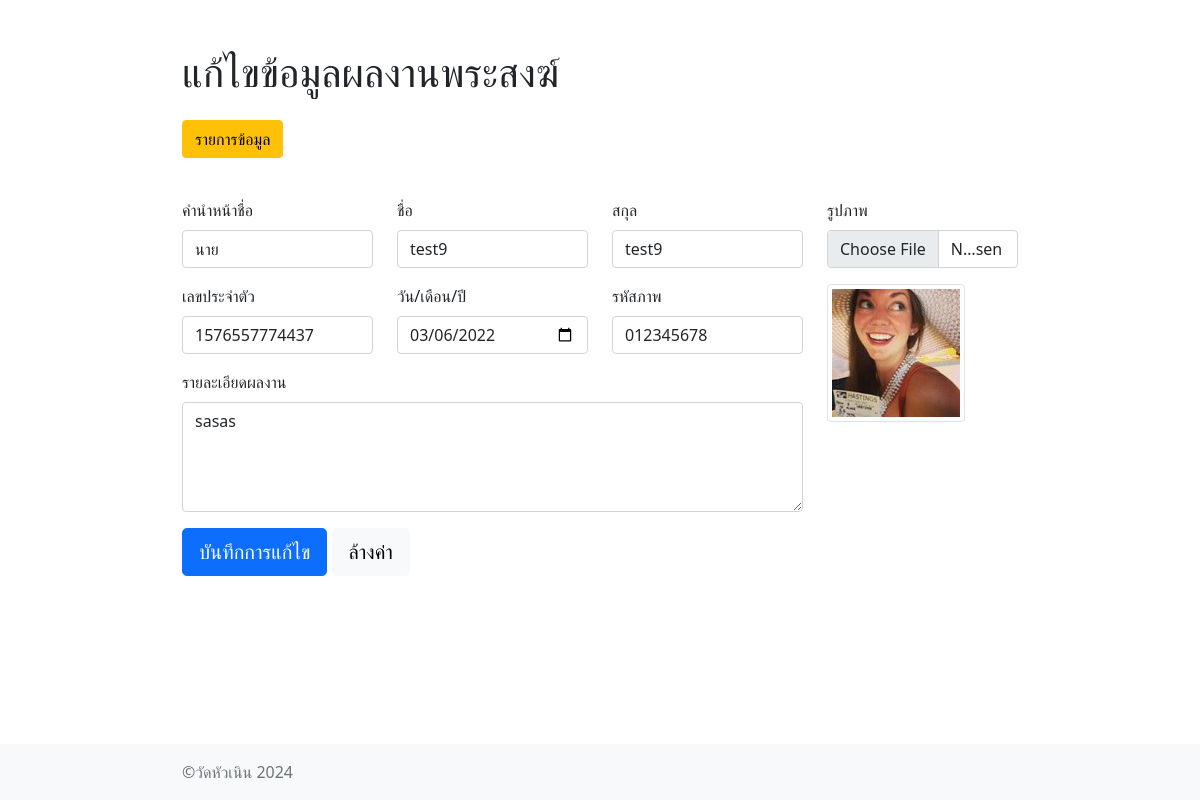
The app's page /update.php?c_id=9 with its own data.
### tables this page shows
CREATE TABLE `contact` (
  `c_id` int(11) NOT NULL,
  `c_prefix` varchar(50) DEFAULT NULL,
  `c_firstname` varchar(255) DEFAULT NULL,
  `c_lastname` varchar(255) DEFAULT NULL,
  `c_idcard` varchar(13) DEFAULT NULL,
  `c_birthdate` date DEFAULT NULL,
  `c_mobile` varchar(32) DEFAULT NULL,
  `c_detail` varchar(255) DEFAULT NULL,
  `c_image` varchar(255) DEFAULT NULL,
  `c_status` tinyint(4) DEFAULT 1
);

### update.php (the view, shortened to what this page needs)
<?php
$objCon = connectDB();
$c_id = (int) $_GET['c_id'];
$strSQL = "SELECT * FROM contact WHERE c_status = 1 AND c_id = $c_id";
$objQuery = mysqli_query($objCon, $strSQL);
$objResult = mysqli_fetch_array($objQuery, MYSQLI_ASSOC);
?>
<!doctype html>
<html lang="th" class="h-100">
<head>
    <link href="./css/bootstrap.min.css" rel="stylesheet">
    <link href="./css/style.css" rel="stylesheet">
</head>
<body class="d-flex flex-column h-100">
    <main class="flex-shrink-0">
        <div class="container">
            <h1 class="mt-5">แก้ไขข้อมูลผลงานพระสงฆ์</h1>
            <div class="mt-4">
                <a href="index.php" class="btn btn-warning">รายการข้อมูล</a>
            </div>
            <form action="action_update.php" id="form_update" method="post" enctype="multipart/form-data">
                <div class="row">
                    <div class="col-md-9">
                        <div class="row mt-4">
                            <div class="col-md-4 mt-3">
                                <label for="c_prefix" class="form-label">คำนำหน้าชื่อ</label>
                                <input type="text" id="c_prefix" list="list_prefix" name="c_prefix" class="form-control" value="<?php echo $objResult['c_prefix']; ?>">
                            </div>
                            <div class="col-md-4 mt-3">
                                <label for="c_firstname" class="form-label">ชื่อ</label>
                                <input type="text" id="c_firstname" name="c_firstname" class="form-control" value="<?php echo $objResult['c_firstname']; ?>">
                            </div>
                            <div class="col-md-4 mt-3">
                                <label for="c_lastname" class="form-label">สกุล</label>
                                <input type="text" id="c_lastname" name="c_lastname" class="form-control" value="<?php echo $objResult['c_lastname']; ?>">
                            </div>
                            <div class="col-md-4 mt-3">
                                <label for="c_idcard" class="form-label">เลขประจำตัว</label>
                                <input type="text" id="c_idcard" name="c_idcard" class="form-control" value="<?php echo $objResult['c_idcard']; ?>">
                            </div>
                            <div class="col-md-4 mt-3">
                                <label for="c_birthdate" class="form-label">วัน/เดือน/ปี</label>
                                <input type="date" id="c_birthdate" name="c_birthdate" class="form-control" value="<?php echo $objResult['c_birthdate']; ?>">
                            </div>
                            <div class="col-md-4 mt-3">
                                <label for="c_mobile" class="form-label">รหัสภาพ</label>
                                <input type="text" id="c_mobile" name="c_mobile" class="form-control" value="<?php echo $objResult['c_mobile']; ?>">
                            </div>
                            <div class="col-md-12 mt-3">
                                <label for="c_detail" class="form-label">รายละเอียดผลงาน</label>
                                <textarea name="c_detail" id="c_detail" class="form-control" rows="4"><?php echo $objResult['c_detail']; ?></textarea>
                            </div>
                            <div class="col-md-12 mt-3">
                                <button type="submit" class="btn btn-primary btn-lg">บันทึกการแก้ไข</button>
                                <button type="reset" class="btn btn-light btn-lg">ล้างค่า</button>
                            </div>
                        </div>
                    </div>
                    <duv class="col-md-3">
                        <div class="row mt-4">
                            <div class="col-md-12 mt-3">
                                <label for="c_image" class="form-label">รูปภาพ</label>
                                <input class="form-control" id="c_image" name="c_image" type="file" onchange="loadFile(event)">
                            </div>
                            <div class="col-md-12 mt-3">
                                <?php if ($objResult['c_image'] != '') { ?>
                                    <img src="./images/<?php echo $objResult['c_image']; ?>" class="img-thumbnail" id="c_image_preview" />
                                <?php } else { ?>
                                    <img src="./images/noimg.png" class="img-thumbnail" id="c_image_preview" />
                                <?php } ?>
                            </div>
                        </div>
                    </duv>
            </form>
        </div>
    </main>
    <footer class="footer mt-auto py-3 bg-light">
        <div class="container">
            <span class="text-muted">&copy;วัดหัวเนิน 2024</span>
        </div>
    </footer>
</body>
</html>

### css/style.css (style rules this page uses)
.container { max-width: 860px; }

### records on screen
contact: c_prefix "นาย", c_firstname "test9", c_lastname "test9", c_idcard "1576557774437", c_birthdate "03/06/2022", c_mobile "012345678", c_detail "sasas", c_image (picture)
